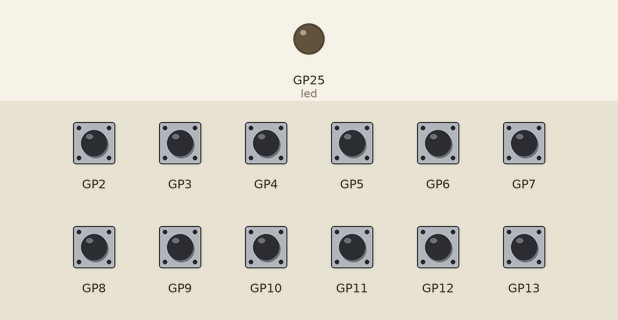
Simulated run of this program. Board: Raspberry Pi Pico running CircuitPython. Shown: output pins drawn as LEDs (lit = HIGH). Inputs (shaded band) come from the test bench; at power-on: GP2–13 HIGH. MIDI messages are not drawn.

Above: at 1.2 s.
1.3 s: GP2 pulled LOW for 0.15 s
At 1.48 s:
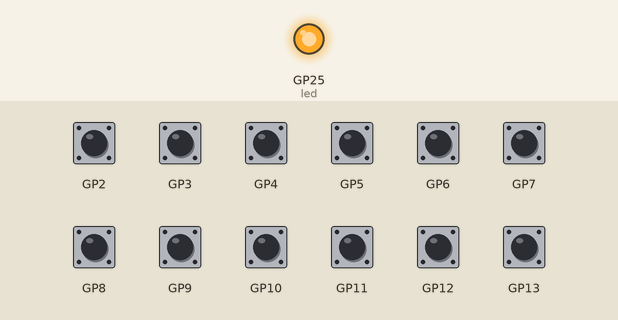
3.0 s: GP3 pulled LOW for 0.15 s
At 3.9 s:
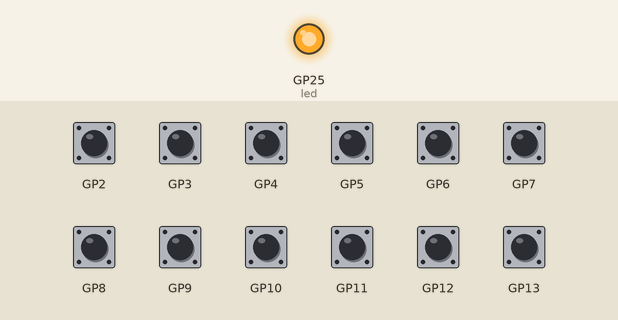
4.6 s: GP3 pulled LOW for 1 s
At 6.7 s:
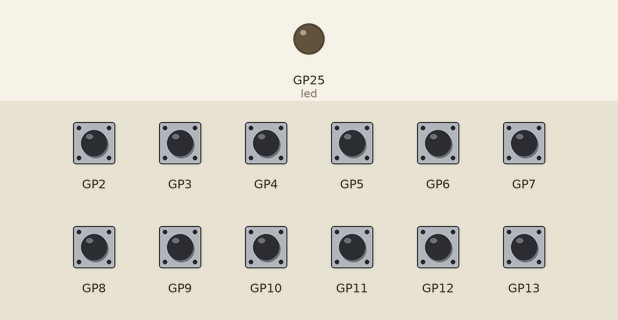
Timing chart, 0 to 8.2 s (numbered marks = the images above; inputs shaded):
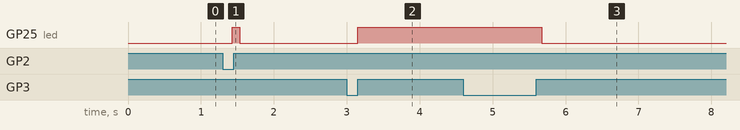

Measured:
- after the input at 1.3 s, GP25 (led): LOW → HIGH after 0.13 s, → LOW 0.10 s later
- after the input at 3.0 s, GP25 (led): LOW → HIGH after 0.15 s
- after the input at 4.6 s, GP25 (led): HIGH → LOW after 1.1 s

The program:

midi.py
```python
import time
import board
import digitalio
import busio
import usb_midi
import time

import adafruit_midi
from adafruit_midi.note_off import NoteOff
from adafruit_midi.note_on import NoteOn


class Button:
    """
    Midi Key Button
    """

    def __init__(self, pin, notes):
        self.status = False
        self.notes = notes
        self.io_ = digitalio.DigitalInOut(pin)
        self.io_.switch_to_input(pull=digitalio.Pull.UP)

    def value(self):
        return self.io_.value


#
# 12 touches
#
Buttons = []

Buttons.append(Button(board.GP2, [60]))   # middle C
Buttons.append(Button(board.GP3, [61]))   #
Buttons.append(Button(board.GP4, [62]))   #
Buttons.append(Button(board.GP5, [63]))   #
Buttons.append(Button(board.GP6, [64]))   #
Buttons.append(Button(board.GP7, [65]))   #
Buttons.append(Button(board.GP8, [66]))   #
Buttons.append(Button(board.GP9, [67]))   #
Buttons.append(Button(board.GP10, [68]))   #
Buttons.append(Button(board.GP11, [69]))   #
Buttons.append(Button(board.GP12, [70]))   #
Buttons.append(Button(board.GP13, [71]))   #
# Set USB MIDI up on channel 0
midi = adafruit_midi.MIDI(midi_out=usb_midi.ports[1], out_channel=0)

# key press LED
led = digitalio.DigitalInOut(board.GP25)
led.direction = digitalio.Direction.OUTPUT


while True:

    # key press changing?
    is_change = False
    for button in Buttons:
        if button.value() != button.status:
            is_change = True
            break

    if is_change is False:
        # nothing todo
        time.sleep(0.1)
        continue

    is_press = False
    for button in Buttons:
        if button.value() != button.status:
            # press or relase key
            if button.value():
                # LED off and sound off
                for note in button.notes:
                    midi.send(NoteOff(note, 0))
            else:
                # LED on and sound on, velocity=100
                is_press = True
                for note in button.notes:
                    time.sleep(0.11)
                    midi.send(NoteOn(note, 100))
        button.status = button.value()

    led.value = is_press
```
